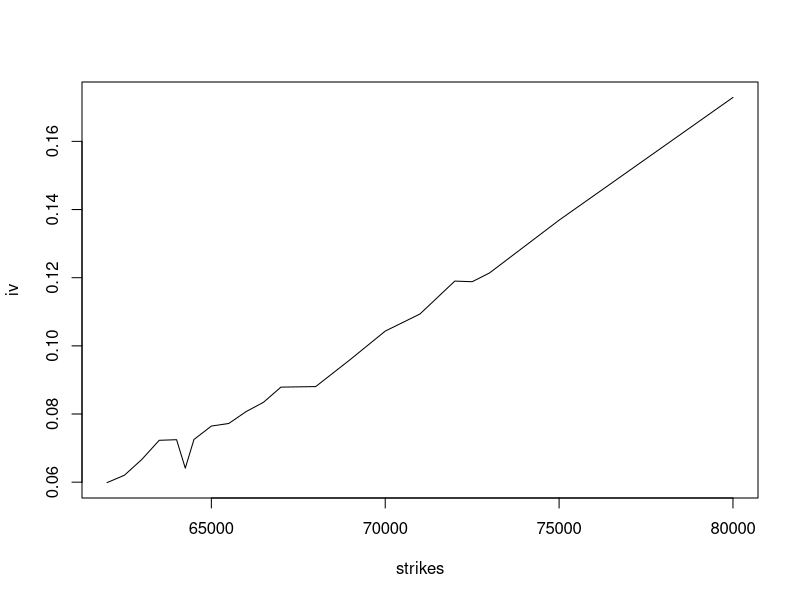

Recreate this plot in R.
asset = 100
rate = 0
error = 0.001

#asset: SiU9, expires in 78 days, close price: 64039
asset = 64039
strikes = c(62000,62500,63000,63500,64000,64250,64500,65000,65500,66000,66500,67000,68000,69000,70000,71000,72000,72500,73000,75000,80000)
prices = c(2280,1900,1595,1355,1043,843,820,706,550,455,371,312,180,136,109,79,65,55,48,36,25)
T = 1 / 252 * 78

#asset: SiU9, expires in 78 days, price: 63642
asset = 63642
strikes = c(62000,62500,63000,63500,64000,64250,64500,65000,65500,66000,66500,67000,68000,69000,70000,71000,72000,72500,73000,75000,80000)
prices = c(2280,1825,1550,1169,892,823,850,625,544,433,361,264,180,135,95,73,52,55,46,33,25)

#asset: SiU9, expires in 78 days, price: 64106
asset = 64106
strikes = c(62000,62500,63000,63500,64000,64250,64500,65000,65500,66000,66500,67000,68000,69000,70000,71000,72000,72500,73000,75000,80000)
prices = c(2280,1900,1595,1355,1084,843,850,706,550,455,371,320,180,137,110,79,72,55,48,38,25)

#prices = c(18.6, 14.8, 11.5, 8.9, 7)
#strikes = c(90, 95, 100, 105, 110)
#T = 1

IvCall <- function(C, K, T, S, r, error) {
  vol = 0.2
  dv = error + 1
  while (abs(dv) > error) {
    da = log(S/K) + (r + 0.5 * vol ^ 2) * T
    da = da / (vol * sqrt(T))
    dbee = da - vol * sqrt(T)
    #priceerror = asset * cdf(da) - strike * Exp(-intrate * expiry) * cdf(dbee) - mktprice
    priceerror = S * CDF(da) - K * exp(-r * T) * CDF(dbee) - C
    #vega = asset * Sqr(expiry / 3.1415926 / 2) * Exp(-0.5 * da * da)
    vega = S * sqrt(T / pi / 2) * exp(-0.5 * da * da)
    if (vega == 0)
    {
      a = 1
    }
    #dv = priceerror / vega
    dv = priceerror / vega
    #Volatility = Volatility - dv
    vol = vol - dv
  }
  vol
}

CDF <- function(x) {
  d = 1 / (1 + 0.2316419 * abs(x))
  a1 = 0.31938153
  a2 = -0.356563782
  a3 = 1.781477937
  a4 = -1.821255978
  a5 = 1.330274429
  
  cdf = 1 - 1 / sqrt(2 * 3.1415926) * exp(-0.5 * x ^ 2) * (a1 * d + a2 * d ^ 2 + a3 * d ^ 3 + a4 * d ^ 4 + a5 * d ^ 5)
  
  if (x < 0) {
    1 - cdf
  }
  else {
    cdf
  }
}

n = length(prices)
iv = array(n)

for (i in 1:n) {
  iv[i] = IvCall(prices[i], strikes[i], T, asset, rate, error)
}

plot(strikes, iv, type = "lines")
